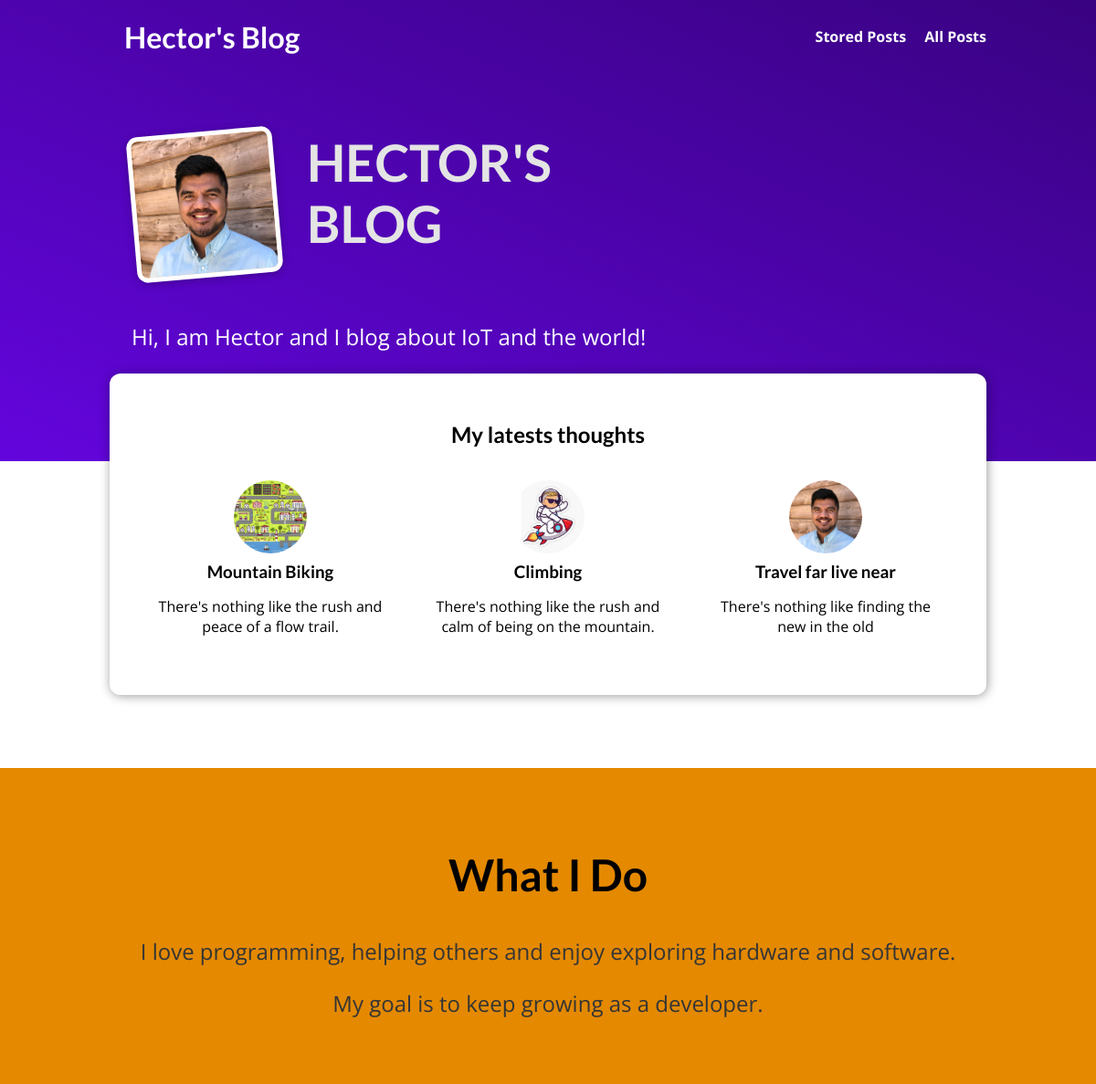
The page / on the database its author committed.
### blog/models.py (models this page shows, shortened)
class Post(models.Model):
    title = models.CharField(max_length=150)
    excerpt = models.CharField(max_length=200)
    image = models.ImageField(upload_to="posts", null=True)
    date = models.DateField(auto_now=True)
    slug = models.SlugField(unique=True, db_index=True)
    content = models.TextField(validators=[MinLengthValidator(10)])
    author = models.ForeignKey(Author, on_delete=models.SET_NULL, null=True, related_name="posts")
    tags = models.ManyToManyField(Tag)

### blog/views.py (the view)
# urls.py: path("", views.StartingPageView.as_view(), name="starting-page"),
class StartingPageView(ListView):
    template_name = "blog/index.html"
    model = Post
    ordering = ["-date"]
    context_object_name = "posts"
    def get_queryset(self):
        queryset = super().get_queryset()
        data = queryset[:3]
        return data

### blog/templates/blog/index.html (shortened to what this page needs)
{% extends "base.html" %}
{% load static %}
{% block css_files %}
    <link rel="stylesheet" href="{% static "blog/post.css" %}">
    <link rel="stylesheet" href="{% static "blog/index.css" %}">
{% endblock %}
{% block content %}
    <section id="welcome">
        <header>
            <img src="{% static "blog/images/propic.jpg" %}" alt="Hector - The Author of this Blog" />
            <h2>HECTOR'S BLOG</h2>
        </header>
        <p>Hi, I am Hector and I blog about IoT and the world!</p>
    </section>
    <section id="latest-posts">
        <h2>My latests thoughts</h2>
        <ul>
            {% for post in posts %}
                {% include "blog/includes/post.html" %}
            {% endfor %}
        </ul>
    </section>
    <section id="about">
        <h2>What I Do</h2>
        <p>I love programming, helping others and enjoy exploring hardware and software.</p>
        <p>My goal is to keep growing as a developer.</p>
    </section>
{% endblock %}

### blog/templates/blog/includes/post.html
<li>
    <article class="post">
        <a href="{% url "post-detail-page" post.slug %}">
            <img src="{{ post.image.url }}" alt="{{ post.title }}">
            <div class="post__content">
                <h3>{{ post.title }}</h3>
                <p>{{ post.excerpt }}</p>
            </div>
        </a>
    </article>
</li>

### static/app.css (style rules this page uses)
* { box-sizing: border-box; }
html { font-family: 'Open Sans', 'Lato', sans-serif; }
body { margin: 0; }
h1, h2, h3 { font-family: 'Lato', sans-serif; font-weight: bold; }

### blog/static/blog/post.css (style rules this page uses)
.post { display: flex; flex-direction: column; align-items: center; text-align: center; }
.post a { text-decoration: none; color: black; transition: all 0.2s ease; padding: 1rem; }
.post img { width: 5rem; height: 5rem; object-fit: cover; border-radius: 50%; }
.post h3 { margin: 0.25rem 0; }

### blog/static/blog/index.css (style rules this page uses)
#welcome { background: linear-gradient(to right top, #6305dd, #390281); padding: 6rem 12%; }
#welcome header { display: flex; align-items: flex-start; margin: 3rem auto; }
#welcome img { width: 10rem; height: 10rem; object-fit: cover; object-position: top; border: 5px solid white; border-radius: 12px; background-color: #ffe1bf; transform: rotateZ(-5deg); box-shadow: 0 2px 8px rgba(0, 0, 0, 0.25); }
#welcome h2 { font-size: 3.5rem; margin: 0 0 0 2rem; color: #e4e4e4; width: 10rem; }
#welcome p { color: white; font-size: 1.5rem; }
#latest-posts { background-color: white; padding: 2rem; border-radius: 12px; width: 60rem; margin: -6rem auto 2rem auto; box-shadow: 1px 1px 12px rgba(0, 0, 0, 0.4); }
#latest-posts h2 { text-align: center; }
#latest-posts ul { list-style: none; margin: 0; padding: 0; display: flex; gap: 1rem; }
#latest-posts li { flex: 1; }
#about { text-align: center; padding: 3rem; background-color: #e48900; margin-top: 5rem; }
#about h2 { font-size: 3rem; }
#about p { font-size: 1.5rem; color: #353535; }

### rows shown on the page
Post: image (picture), title "Mountain Biking", excerpt "There's nothing like the rush and peace of a flow trail."
Post: image (picture), title "Climbing", excerpt "There's nothing like the rush and calm of being on the mountain."
Post: image (picture), title "Travel far live near", excerpt "There's nothing like finding the new in the old"
